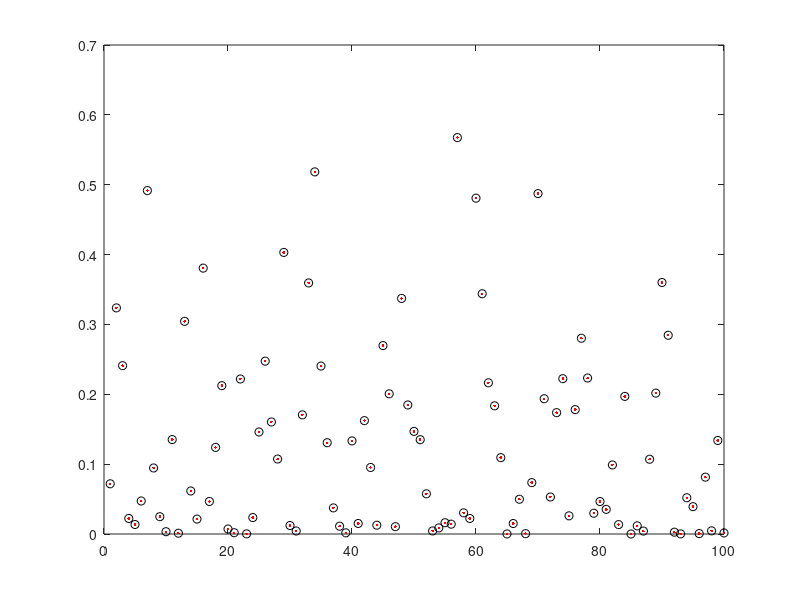

The MATLAB script that drew this image:
%% 
% Generate equation b = AX
npts = 100;
A = [1,2]
x = rand(2,npts);
b = A*x;

%% solutions with pinv and \
bs = A\b;
iA = pinv(A);
iAb = iA*b;

%% The differences between solution and ground truth
diffbs = (x-bs);
diffIab = (x-iAb);

%%
bsnorm2 = diffbs(1,:).^2+diffbs(2,:).^2;
Iabnorm2 = diffIab(1,:).^2+diffIab(2,:).^2;

%% mean and plot differences
disp([mean(bsnorm2),mean(Iabnorm2)])
figure
plot((1:npts),bsnorm2,'r.',(1:npts),Iabnorm2,'ko')
